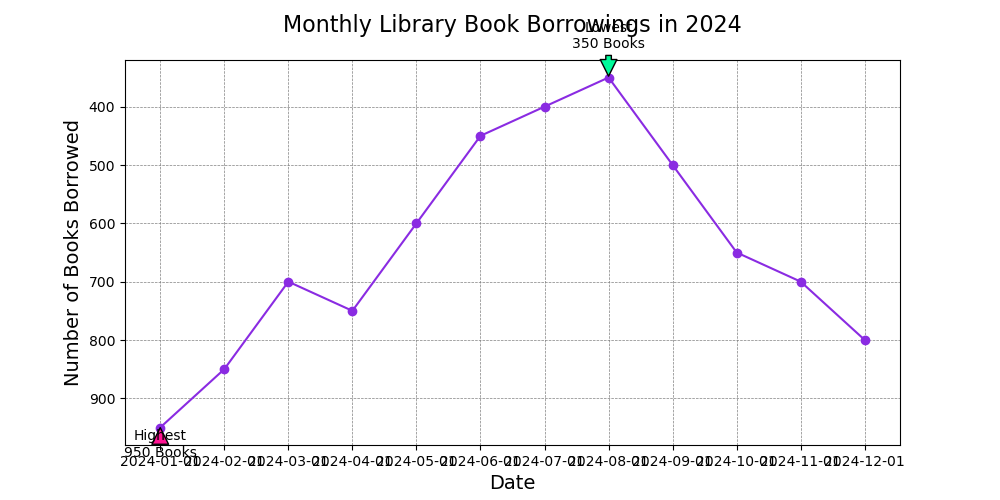

Recreate this plot in Python.

import matplotlib.pyplot as plt

# Data points
dates = ["2024-01-01", "2024-02-01", "2024-03-01", "2024-04-01", "2024-05-01",
         "2024-06-01", "2024-07-01", "2024-08-01", "2024-09-01", "2024-10-01",
         "2024-11-01", "2024-12-01"]
books_borrowed = [950, 850, 700, 750, 600, 450, 400, 350, 500, 650, 700, 800]

# Creating the line chart
plt.figure(figsize=(10, 5))

plt.plot(dates, books_borrowed, color="#8A2BE2", marker='o')

# Annotating the highest and lowest points
plt.annotate('Highest\n950 Books', xy=("2024-01-01", 950), xytext=("2024-01-01", 1000),
             arrowprops=dict(facecolor='#FF1493', shrink=0.05), ha='center')
plt.annotate('Lowest\n350 Books', xy=("2024-08-01", 350), xytext=("2024-08-01", 300),
             arrowprops=dict(facecolor='#00FA9A', shrink=0.05), ha='center')

# Title and labels
plt.title("Monthly Library Book Borrowings in 2024", fontsize=16, pad=20)
plt.xlabel("Date", fontsize=14)
plt.ylabel("Number of Books Borrowed", fontsize=14)

# Customizing the grid
plt.grid(True, which='major', linestyle='--', linewidth=0.5, color='grey')

# Inverting the y-axis
plt.gca().invert_yaxis()

# Show the plot
plt.show()
